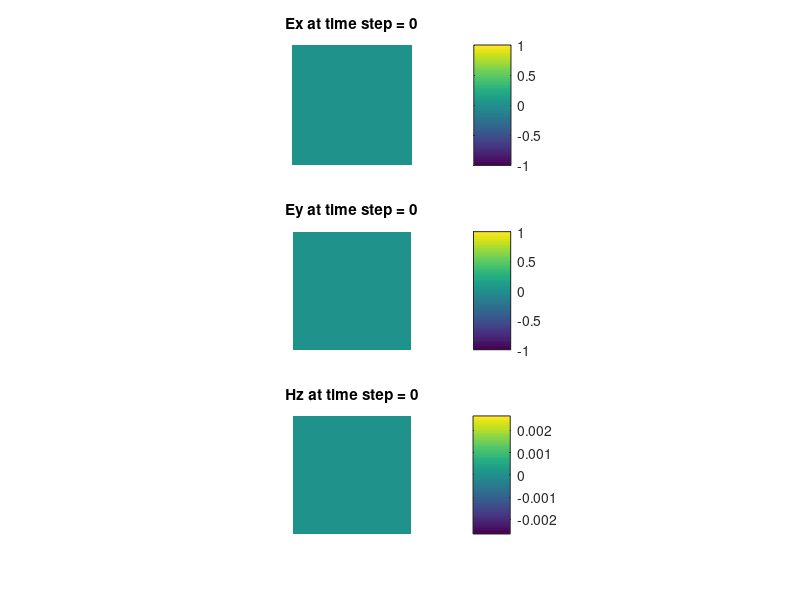

The MATLAB source for this figure: (Note: this script raises an error after producing the figure.)
%      Program UPML

% TE code Hz, Ex, Ey, global error
% version 1.0 by Gilbert Chang 
% simplified variation from bitmapFDTD created in 1999 by Gilbert Chang
% add the metal model with All UPML
% add Total Scatter field

%	   logical gaussian,farfield
    

%      real*8 muz,Pi,cc,epsz,dtr,rtd,tpi,rmax,rnf,rns,kx,ky, &
%             sinegauss,sinusoid,gaussianProfile,dt_over_dx,sigmam, &
%			 sigma,bcfactor,DampEV 		
%	 real*8 Coeff000, Coeff01, Coeff02, Coeff03, Coeff04, Coeff05,dx,dt	
%	  real*8 lamdastart, lamdaend, lamda0

pi=3.141592654;
cc=3.0e+8;
muz=4.0*pi*1.0e-7
epsz=1.0/(muz*cc*cc);
dtr=pi/180.0D0;rtd=180.0D0/pi;tpi=2.0D0*pi;
iebc=16;jebc=16;
ibbc=iebc+1;jbbc=jebc+1;
rmax=1.e-14;orderbc=4.e0;mediabc=2;
rns=1.e0;rnf=1.e0;
lamda0=400.e-9;      
dx=lamda0/20;  
dt=dx/(2.D0*cc);nmax=500; %nmax=time step
dt_over_dx=dt/dx;
nfreq=1;
%gaussian=.true.,farfield=.true.,esrc_amp=1.0)

fcenter=cc/lamda0;
omegacenter=tpi*fcenter;
cj=0.0+1.0i;
ncycs=6;
nmin=1.0/fcenter/dt;
nenv=nmax-nmin;nmid=nmin;
i_size=100;j_size=100;MEDIA=2;
% ie,je  total gird size including PML
ie=i_size+2*iebc;je=j_size+2*jebc;
% ib for Hy x size, jb for Hx y size
ib=ie+1;jb=je+1;
%  problem parameter
isrc=ie/2;jsrc=je/2;
nobserver=3;
iobs1=isrc   ;jobs1=jsrc;
iobs2=isrc   ;jobs2=jsrc;
iobs3=isrc   ;jobs3=jsrc;
iobs4=isrc   ;jobs4=jsrc;  
%%.......Total Field/Scattered Field Parameters......
igaps=iebc+10; jgaps=jebc+10;
;igapsa=iebc+9; jgapsa=jebc+9;
	   maxdim=ib; inc=2*maxdim;
       incm = inc-1;
	  %        parameters for total/scattered boundary
       il = igaps + 1; jl = jgaps + 1;
       im = ib - igaps; jm = jb - jgaps;
       in = ie - igaps; jn = je - jgaps;
%        parameters for sa planes
       io = igapsa + 1; jo = jgapsa + 1;
       ip = ib - igapsa; jp = jb - jgapsa;
       iq = ip - 1; jq = jp - 1;


%.................Grid Arrays...............................
%	 
%............................................................
    EPS=  zeros (MEDIA,1);MUR=zeros(MEDIA,1);	 
     
       HZ=zeros(ie,je); BHZ=zeros(ie,je); EX=zeros(ie,jb); EY=zeros(ib,je);		  
	   DEX=zeros(ie,jb);DEY=zeros(ib,je);DEX_old=zeros(ie,jb);DEY_old=zeros(ib,je);
	   PEX=zeros(ie,jb);PEY=zeros(ib,je);PEX_old=zeros(ie,jb);PEY_old=zeros(ib,je);
       axe=zeros(ib,1);aye=zeros(jb,1);axh=zeros(ie,1);ayh=zeros(je,1);			
	   bxz=zeros(ib,1);bye=zeros(jb,1);bxh=zeros(ie,1);byh=zeros(je,1);
	   cxe=zeros(ib,1);cye=zeros(jb,1);cxh=zeros(ie,1);cyh=zeros(je,1);
	   epsrex=zeros(ie,jb);epsrey=zeros(ib,je);muer=zeros(ib,jb);
	   sigmazgeox=zeros(ie,jb);sigmazgeoy=zeros(ib,je);
%        arrays for the 1-d grid
 ezi=zeros(inc,1);hxi=zeros(incm,1);
  %        arrays required for rbc calculations
 freq=zeros(nfreq,1);omega=zeros(nfreq,1);
%        arrays for envelopes at sa plane
 ExDFT=zeros(ie,jb,nfreq,2);EyDFT=zeros(ib,je,nfreq,2);snorm=zeros(nfreq,2);rd=zeros(nfreq,2);

%.......General CA, DA, CB, DB Arrays.......
 axebc=zeros(ibbc,mediabc);ayebc=zeros(jebc,mediabc);
 bxebc=zeros(ibbc,mediabc);byebc=zeros(jebc,mediabc);
 cxebc=zeros(ibbc,mediabc);cyebc=zeros(jebc,mediabc);
 axhbc=zeros(ibbc,mediabc);ayhbc=zeros(jebc,mediabc);
 bxhbc=zeros(ibbc,mediabc);byhbc=zeros(jebc,mediabc);
 cxhbc=zeros(ibbc,mediabc);cyhbc=zeros(jebc,mediabc);

%           .... grid parameters....
      fil = il;
      fjl = jl;
      ril = fil - 0.5;
      rjl = fjl - 0.5;
      fim = im;
      fjm = jm;
      rim = fim + 0.5;
      rjm = fjm + 0.5;
%          .....wave-source case selection logic.....

	 phi=45.e0;
      cph = cos(phi * pi/180.e0);
      sph = sin(phi * pi/180.e0);
      if (phi <= 90.e0)
        wa = cph;
        wb = sph;
        xo = fil;
        yo = fjl;
      elseif (phi <= 180.e0) 
        wa = -sin(pi/180.e0 * (phi-90.e0));
        wb = cos(pi/180.e0 * (phi-90.e0));
        xo = fim;
        yo = fjl;
      elseif (phi <= 270.e0) 
        wa = -cos(pi/180.e0 * (phi-180.e0));
        wb = -sin(pi/180.e0 * (phi-180.e0));
        xo = fim;
        yo = fjm;
      else
        wa = sin(pi/180.e0 * (phi-270.e0));
        wb = -cos(pi/180.e0 * (phi-270.e0));
        xo = fil;
        yo = fjm;
    end

      txhz1 = wa*(fil-xo);
      txhz2 = wa*(fim-xo);
      tyhz1 = wb*(fjl-yo);
      tyhz2 = wb*(fjm-yo);
      txey1 = wa*(ril-xo) + 0.5e0;
      txey2 = wa*(rim-xo) + 0.5e0;
      tyex1 = wb*(rjl-yo) + 0.5e0;
      tyex2 = wb*(rjm-yo) + 0.5e0;
%
      es22 = 0.e0;
      es11 = 0.e0;
      ed22 = 0.e0;
      ed11 = 0.e0;

% Different Fourier Transform arrays

% Different Fourier Transform arrays



%.......Initialize Frequency and Angular Frequency Arrays.......
%      data freq/fcenter/
 lamdastart=500.e-9;
	  lamdaend=300.e-9;

    %  gwidth= gwidthtime / dt
	  wstart= cc/(lamdastart)*tpi ;% FT starting frequency
	  wspan= cc/(lamdaend)*tpi-cc/(lamdastart)*tpi;  %.254509e15
  for  i=1:nfreq
  omega(i)=wstart+(i-1)/(nfreq)*wspan;        %tpi*freq(i)
  freq(i)=omega(i)/tpi;
end
	 
	  
   
	  ndelay=floor(2.e-15/dt);   %floor(3.0*gwidth)
	  gwidth2=(ndelay)^2/9.0;	 
	          
%.......Initialize Update Coefficients.......
%.......Specify Electrical Properties......
	eps(1)=rns*rns;
	eps(2)=rnf*rnf;

	mur(1)=1.0;mur(2)=1.0;
     R = dt / 2.0 / epsz;
      RA = dt / epsz / dx;
      RB = dt / 2.0 / muz;
      RC = dt / muz / dx;

	  kx=1.e0;
	  ky=1.e0;
  
%.......Fill grid with ether......
      for  i=1:ib
      axe(i)=1.e0;
	  bxe(i)=1.e0;
	  cxe(i)=1.e0;
  end
      for j=1:jb
	  aye(j)=1.e0;
	  bye(j)=1.e0;
	  cye(j)=1.e0;
      end
	  for  i=1:ie
      axh(i)=1.e0;
	  bxh(i)=1.e0;
      cxh(i)=1.e0;
      end
	  for j=1:je
      ayh(j)=1.e0;
	  byh(j)=1.e0;
      cyh(j)=1.e0;
      end
      for  i=1:ie
	  for  j=1:jb

      epsrex(i,j)=1.e0/epsz ;
	  sigmazgeox(i,j)=0.e0;
      end
      end
	  for  i=1:ib
	  for  j=1:je
      epsrey(i,j)=1.e0/epsz;
	  sigmazgeoy(i,j)=0.e0 ;
      end
      end

    
	  for  i=1:ie
	  for  j=1:je

      muer(i,j)=1.e0/muz;
      end
      end
 
% Problem Geometry Specify
%
%...................GEOMETRY SPECIFICATION...........................
%
%        .....specify the random medium ....
%  
%      
		radius=20;
		geometal=1;
		if (geometal == 1) 
	 for  i=isrc-radius:isrc+radius
	 for  j=jsrc-radius:jsrc+radius
	  check=radius^2-((i-isrc)^2+(j-jsrc)^2);
	 if  (check >= 0)
	 sigmazgeox(i,j)=1.0;
	 sigmazgeox(i,j+1)=1.0;
	 sigmazgeoy(i,j)=1.0;
	 sigmazgeoy(i+1,j)=1.0;
     %epsrex(i,j)=1.e0/epsz/9.;
     %epsrex(i,j+1)=1.e0/epsz/9.;
     %epsrey(i,j)=1.e0/epsz/9.;
     %epsrey(i+1,j)=1.e0/epsz/9.;
 end
 end
end
end





% 
% -------- output geometry file -----------------
  
 % open(289,file='geometry.csv')
    
  for  i=iebc+1:ie-iebc
  for  j=jebc+1:je-jebc
		% sigmazgeox(i,j)
    end
end
%  close(289)
 % mur=
%
%
%.....................Fill PML Grid.........................
%


 %----------------------------
 	  kmax=1. ;
for m=1:mediabc
      delbc=(iebc)*dx;

	  eta=sqrt(muz*mur(m)/epsz/eps(m));
      sigmam=-log(rmax)*(orderbc+1.e0)/(2.e0*delbc*eta*eps(m));
      bcfactor=sigmam/(dx*(delbc^orderbc)*(orderbc+1.e0));
	  kfactor=(kmax-1.e0)/(dx*(delbc^orderbc)*(orderbc+1.e0)) ;
  
%
%       .........
%
        for i=1:iebc
          x1=dx*i;
          x2=dx*(i-1.0);
          sigma=bcfactor*(x1^(orderbc+1.0)-x2^(orderbc+1.0));
		  kapa=1.0+kfactor*(x1^(orderbc+1.0)-x2^(orderbc+1.0));

		
          axhbc(i,m)=(kapa-sigma*dt/2.0/epsz)/(kapa+sigma*dt/2.0/epsz);
          ayhbc(i,m)= axhbc(i,m);
		  bxhbc(i,m)=(kapa+sigma*dt/2.0/epsz);
		  byhbc(i,m)= bxhbc(i,m);
		  cxhbc(i,m)=(kapa-sigma*dt/2.0/epsz);
		  cyhbc(i,m)= cxhbc(i,m);
      end
          x1=dx*0.5e0;
          sigma=bcfactor*x1^(orderbc+1.0);
		  kapa=1.+kfactor*x1^(orderbc+1.0);
		 

          axebc(1,m)=(kapa-sigma*dt/2.0/epsz)/(kapa+sigma*dt/2.0/epsz);
          ayebc(1,m)= axebc(1,m);
		  bxebc(1,m)=(kapa+sigma*dt/2.0/epsz);
		  byebc(1,m)= bxebc(1,m);
		  cxebc(1,m)=(kapa-sigma*dt/2.0/epsz);
		  cyebc(1,m)= cxebc(1,m);
        
        for  i=2:iebc
          x1=dx*(i-0.5);
          x2=dx*(i-1.5);
          sigma=bcfactor*(x1^(orderbc+1.)-x2^(orderbc+1.0));
		  kapa=1.0+kfactor*(x1^(orderbc+1.0)-x2^(orderbc+1.0));
	
          axebc(i,m)=(kapa-sigma*dt/2.0/epsz)/(kapa+sigma*dt/2.e0/epsz);
          ayebc(i,m)=(kapa-sigma*dt/2.0/epsz)/(kapa+sigma*dt/2.e0/epsz);
		  bxebc(i,m)=(kapa+sigma*dt/2.0/epsz);
		  byebc(i,m)=(kapa+sigma*dt/2.0/epsz);
		  cxebc(i,m)=(kapa-sigma*dt/2.0/epsz);
		  cyebc(i,m)=(kapa-sigma*dt/2.0/epsz);

      end
  end











 %----------------------------




%                  ....FRONT REGION.....
%
%.......Fill EZ and HX with PML Media in Front Region Everywhere.......
	  for i=1:iebc
		 i0=iebc+1-i;
	   	 i1=ibbc+1-i;
		 i2=ie-iebc+i;
		 i3=ie-iebc+i;
	   	 axh(i0) =axhbc(i,1);
		 axh(i2) =axhbc(i,1);
		 bxh(i0) =bxhbc(i,1);
		 bxh(i2) =bxhbc(i,1);
		 cxh(i0) =cxhbc(i,1);
		 cxh(i2) =cxhbc(i,1);

		 axe(i1) =axebc(i,1);
		 axe(i3) =axebc(i,1);
		 bxe(i1) =bxebc(i,1);
		 bxe(i3) =bxebc(i,1);
		 cxe(i1) =cxebc(i,1);
		 cxe(i3) =cxebc(i,1);

     end

	    for  j=1:jebc
	   	 j0=jebc+1-j;
		 j1=jbbc+1-j;
		 j2=je-jebc+j;
		 j3=je-jebc+j;
	   	 ayh(j0) =ayhbc(j,1);
		 ayh(j2) =ayhbc(j,1);
		 byh(j0) =byhbc(j,1);
		 byh(j2) =byhbc(j,1);
		 cyh(j0) =cyhbc(j,1);
		 cyh(j2) =cyhbc(j,1);
		 
		 aye(j1) =ayebc(j,1);
		 aye(j3) =ayebc(j,1);
		 bye(j1) =byebc(j,1);
		 bye(j3) =byebc(j,1);
		 cye(j1) =cyebc(j,1);
		 cye(j3) =cyebc(j,1);
     end
%open(145,file='axe.csv')
%for 155 i=1,ib
%155  write(145,199) 	  axe(i),',',axh(i),',',bxe(i),',',bxh(i),',',cxe(i),',',cxh(i)
%close(145)
%open(146,file='aye.csv')
%for 156 j=1,jb
%156  write(146,199) 	  aye(j),',',ayh(j),',',bye(j),',',byh(j),',',cye(j),',',cyh(j)
%close(146)    
%199 format(e14.6e3,a3,e14.6e3,a3,e14.6e3,a3,e14.6e3,a3,e14.6e3,a3,e14.6e3)
 
%.......Fill BC Grid Edges With PMC.......
       % axh(1) =-1.0
       % axh(ib)=-1.0
       % bxh(1) =-1.0
       % bxh(ib)=-1.0
	%	cxh(1) =-1.0
    %    cxh(ib)=-1.0
%		ayh(1) =-1.0
%        ayh(jb)=-1.0
%        byh(1) =-1.0
%        byh(jb)=-1.0
%		cyh(1) =-1.0
%        cyh(jb)=-1.0

%---------------------------------





%.......Initialize the Matrices.......
      for  i=1:ie
      for  j=1:je

	Hz(i,j)=0.0;
	BHz(i,j)=0.0;
end
end
      for  i=1:ie
      for  j=1:jb
	EX(i,j) = 0.0;
	DEX(i,j)=0.0;
	DEX_old(i,j)=0.0;
	PEX(i,j)=0.0;
	PEX_old(i,j)=0.0;
end
end
      for  i=1:ib
      for  j=1:je
	Ey(i,j) = 0.0;
	DEy(i,j)=0.e0;
	DEy_old(i,j)=0.0;
	PEy(i,j)=0.0;
	PEy_old(i,j)=0.0;

end
end

 %          .....initialize the matrices.....
      for  j=1:inc
      ezi(j) = 0.0;
      end
      for  j=1:incm
      hxi(j) = 0.0;
      end
 
  ExDFT(1:ie,1:jb,1:nfreq,1:2)=0.;
  EyDFT(1:ib,1:je,1:nfreq,1:2)=0.;
  snorm(1:nfreq,1:2)=0.;
  rd(1:nfreq,1:2)=0.;
  
% ============================
% metal plasma model parameter
% ============================
	  
 	  	 epsinfinite=8.926e0 ;   %6.60764  %*epsz
		 Wev= 11.585e0;
		 Wgap=Wev/27.2214e0/(2.41888e-17);
		 DampEV= 0.2030e0;
		 beta=DampEV/27.2214e0/(2.41888e-17);	%2.36136e14

Coeff000=epsinfinite/dt/dt+epsinfinite*beta/dt/2.e0+Wgap^2/2.e0;
Coeff01=(2.e0*epsinfinite/dt/dt)/Coeff000;
Coeff02=-(epsinfinite/dt/dt-epsinfinite*beta/dt/2.e0+Wgap^2/2.0)/Coeff000;
Coeff03=(1.e0/dt/dt+beta/dt/2.e0)/Coeff000;
Coeff04=(-2.e0/dt/dt)/Coeff000;
Coeff05=(1.e0/dt/dt-beta/dt/2.e0)/Coeff000;








% 	open(122,file='observer.csv')
%   	open(1222,file='observer2.csv')
%	open(124,file='globalerror.csv')
   
 

%***********************************************************************
%     Movie initialization
%***********************************************************************
% if ploting 3D image using surf(), change SurfOn=1
% if ploting 2D image using pcolor(), change SurfOn=0
 Emax=1.0;Emin=-Emax;
Hmax=Emax/377; Hmin=-Hmax;
SurfOn=0;
if (SurfOn ==1) 
subplot(3,1,1),surf(EX');
shading flat;
caxis([Emin Emax]);
axis([1 ie 1 jb Emin Emax]);
colorbar;
%axis image;
%axis off;
title(['EX at time step = 0']);

subplot(3,1,2),surf(EY');
shading flat;
caxis([Emin Emax]);
axis([1 ib 1 je Emin Emax]);
colorbar;
%axis image;
%axis off;
title(['Ey at time step = 0']);

subplot(3,1,3),  surf(HZ');
shading flat;
caxis([Hmin Hmax]);
axis([1 ie 1 je Hmin Hmax]);
colorbar;
%axis image;
%axis off;
title(['Hz at time step = 0']);

rect=get(gcf,'Position');
rect(1:2)=[0 0];

M=moviein(nmax/4,gcf,rect);

else
subplot(3,1,1),pcolor(EX');   
shading flat;
caxis([Emin Emax]);
axis([1 ie 1 jb]);
colorbar;
axis image;
axis off;
title(['Ex at time step = 0']);

subplot(3,1,2),pcolor(EY');  
shading flat;
caxis([Emin Emax]);
axis([1 ib 1 je]);
colorbar;
axis image;
axis off;
title(['Ey at time step = 0']);

subplot(3,1,3),pcolor(HZ');  
shading flat;
caxis([Hmin Hmax]);
axis([1 ie 1 je]);
colorbar;
axis image;
axis off;
title(['Hz at time step = 0']);

rect=get(gcf,'Position');
rect(1:2)=[0 0];

M=moviein(nmax/4,gcf,rect);
end  % 
%***********************************************************************
%     BEGIN TIME-STEPPING LOOP
%***********************************************************************
	       for  n=1:nmax
		  
      t2=(n)*dt;
	  tt2=(n-ndelay)*dt;
%


%     Soft source
 
%      if (n.le. nlimit) then

%        sinusoid  =(10.e0-15.e0*cos(Pi*0.0125D0*(n))+6.e0*cos(tpi*0.0125D0*(n))	&
%		           -cos(3.e0*Pi*0.0125D0*(n)))/32.e0
%        gaussian=exp(-1.0*((n-ndelay)^2)/gwidth2)
%	  else
%	  sinusoid=0.e0
%	  endif

	   if ( n <= ndelay) 
	      gaussianProfile=exp(-1.0*((n-ndelay)^2)/gwidth2);
	   else
		   gaussianProfile= 1.e0;
       end
		  sinusoid=sin(omegacenter*tt2) ;
	   
        sinegauss=sinusoid*gaussianProfile;
		esource=sinegauss;

	 % 	write(122,*) esource,',', gaussianProfile,',',Ezi(10)

 
%          .....incident plane wave reference.....
      for  j=2:incm
      ezi(j) = ezi(j) + RA * (hxi(j-1)-hxi(j));
      end
      ezi(3) =ezi(3)+ esource;
      ezi(1) = es22;
      es22 = es11;
      es11 = ezi(2);
      ezi(inc) = ed22;
      ed22 = ed11;
      ed11 = ezi(incm);
	 

%	  Hz(isrc-30,jsrc)=Hz(isrc-30,jsrc)+ sinegauss

%

      
%.............EX and EY UPDATE...................................
%
%         .....MAIN for LOOPS.....
%
      
      for  i=1:ie
	  for  j=2:je


	  PEX_old2=PEX_old(i,j);
	  PEX_old(i,j)=PEX(i,j);
	  DEX_old2=DEX_old(i,j);
	  DEX_old(i,j)=DEX(i,j);
	
	   
        PEX(i,j)=aye(j)*PEX_old(i,j)+				...
                  (HZ(i,j)-HZ(i,j-1))*dt_over_dx/bye(j);
		
		%DEX(i,j)=  sigmazgeox(i,j)*(					...
				%	Coeff01*DEX_old(i,j)+Coeff02*DEX_old2+ ...
	            %    Coeff03*PEX(i,j)+Coeff04*PEX_old(i,j)+Coeff05*PEX_old2	  ...
		DEX(i,j)=		   	sigmazgeox(i,j)*(0.  ...
                   )+(1.e0-sigmazgeox(i,j))*PEX(i,j);
		DEX_old(i,j)=(1.e0-sigmazgeox(i,j))*PEX_old(i,j)+sigmazgeox(i,j)*0. ; %sigmazgeox(i,j)*DEX_old(i,j);
	
		EX(i,j)=EX(i,j)+				 ...
		            (bxh(i)*DEX(i,j)-cxh(i)*DEX_old(i,j))*epsrex(i,j);	
	
            end
        end


        for i=2:ie
	  for  j=1:je

		PEY_old2=PEY_old(i,j);
	    PEY_old(i,j)=PEY(i,j);
	    DEY_old2=DEY_old(i,j);
	    DEY_old(i,j)=DEY(i,j);
	  		
         PEY(i,j)=PEY_old(i,j)-					 ...
                  (HZ(i,j)-HZ(i-1,j))*dt_over_dx;

		 %DEY(i,j)= sigmazgeoy(i,j)*(					 ...
		           %Coeff01*DEY_old(i,j)+Coeff02*DEY_old2+ ...
	              %Coeff03*PEY(i,j)+Coeff04*PEY_old(i,j)+Coeff05*PEY_old2	...
			DEY(i,j)=	  sigmazgeoy(i,j)*(0.  ...
                  )+(1.e0-sigmazgeoy(i,j))*PEY(i,j);
		 DEY_old(i,j)=(1.e0-sigmazgeoy(i,j))*PEY_old(i,j)+sigmazgeoy(i,j)*0. ; %sigmazgeoy(i,j)*DEY_old(i,j);


		 EY(i,j)=axe(i)*EY(i,j)+        ...
		          (byh(j)*DEY(i,j)-cyh(j)*DEY_old(i,j))*epsrey(i,j)/bxe(i);
		

          end
      end



 %          .....ex wave source condition, front and back.....
      for i=il:in
        dis1 = wa*((i)+0.5-xo) + tyex1;
        dis2 = wa*((i)+0.5-xo) + tyex2;
        l1 = floor(dis1);
        l2 = floor(dis2);
        hzin1 = -((dis1-(l1))*hxi(l1+6) +		  ...
                ((l1)+1.0-dis1)*hxi(l1+5));
        hzin2 = -((dis2-(l2))*hxi(l2+6) +		  ...
                ((l2)+1.0-dis2)*hxi(l2+5));

			
        EX(i,jl) = EX(i,jl) - RA*hzin1;
        EX(i,jm) = EX(i,jm) + RA*hzin2;
      end
%

%
%          .....ey iteration.....
%
%          .....ey wave source condition, left and right.....
      for  j=jl:jn
        dis1 = wb*((j)+0.5-yo) + txey1;
        dis2 = wb*((j)+0.5-yo) + txey2;
        l1 = floor(dis1);
        l2 = floor(dis2);


        hzin1 = -((dis1-(l1))*hxi(l1+6) +	   ...
                ((l1)+1.0-dis1)*hxi(l1+5));
        hzin2 = -((dis2-(l2))*hxi(l2+6) +	   ...
                ((l2)+1.0-dis2)*hxi(l2+5));

				

        EY(il,j) = EY(il,j) + RA*hzin1;
        EY(im,j) = EY(im,j) - RA*hzin2;
    end


%
%................Hz  UPDATE...................................
%
%         .....MAIN for LOOPS.....
%
  

	  for  i=1:ie
	  for  j=1:je
	  BHzS=BHZ(i,j);
	  
	  BHZ(i,j)=axh(i)*BHZ(i,j)			     ...
              +(EX(i,j+1)-EX(i,j)-EY(i+1,j)+EY(i,j))*dt_over_dx/bxh(i);
	 
	  HZ(i,j)=ayh(j)*HZ(i,j)			     ...
             +(BHZ(i,j)-BHzS)*muer(i,j)/byh(j)	;	   % epsrfb(i,j)
	  
     end
     end




 %-------------
 %          .....incident plane wave reference.....
      for  j=1:incm
     hxi(j) = hxi(j) + RC*(ezi(j)-ezi(j+1));
 end
%


 %          .....hz wave source condition, left and right.....
      for  j=jl:jn
        dis1 = wb*((j)+0.5-yo) + txhz1;
        dis2 = wb*((j)+0.5-yo) + txhz2;
        l1 = floor(dis1);
        l2 = floor(dis2);
        eyin1 = ((dis1-(l1))*ezi(l1+7)+			   ...
               ((l1)+1.0-dis1)*ezi(l1+6)) * (-cph);
        eyin2 = ((dis2-(l2))*ezi(l2+7)+			   ...
               ((l2)+1.0-dis2)*ezi(l2+6)) * (-cph);

			   	

        HZ(igaps,j) = HZ(igaps,j) + RC*eyin1;

	

        HZ(im,j) = HZ(im,j) - RC*eyin2;
    end
%
%          .....hz wave source condition, front and back.....
      for  i=il:in
        dis1 = wa*((i)+0.5-xo) + tyhz1;
        dis2 = wa*((i)+0.5-xo) + tyhz2;
        l1 =floor(dis1);
        l2 =floor(dis2);
        exin1 = ((dis1-(l1))*ezi(l1+7)+			   ...
               ((l1)+1.0-dis1)*ezi(l1+6)) * sph;
        exin2 = ((dis2-(l2))*ezi(l2+7)+			   ...
               ((l2)+1.0-dis2)*ezi(l2+6)) * sph;
        HZ(i,jgaps) = HZ(i,jgaps) - RC*exin1;
        HZ(i,jm) = HZ(i,jm) + RC*exin2;
        end




 

%.......Next Time Step Iteration.......

   %...........  DFT...................

 % for i1=1:nfreq
 %       rd(i1,1) = sin(omega(i1)*t2);
 %       rd(i1,2) = cos(omega(i1)*t2);
 %       snorm(i1,1) = snorm(i1,1) + esource*rd(i1,1);
 %    snorm(i1,2) = snorm(i1,2) + esource*rd(i1,2);
 %end
%  for  i1=1:nfreq
 
%   for  i2=1:2
%		    for  i=iebc:ie-iebc
%            for  j=jebc:je-iebc
		
%		ExDFT(i,j,i1,i2)=ExDFT(i,j,i1,i2)+0.5*(EX(i,j)+EX(i,j+1))*rd(i1,i2);
%		EyDFT(i,j,i1,i2)=EyDFT(i,j,i1,i2)+0.5*(EY(i,j)+EY(i+1,j))*rd(i1,i2);
%    end
%end
%end
%end

 %

% ======================== file output ===================================






% -------- integrate over boundary and get pointing vector outward -----
 % next time step loop------------------------------
%***********************************************************************
%     Visualize fields
%***********************************************************************

if mod(n,4)==0;

timestep=int2str(n);

if (SurfOn ==1)
subplot(3,1,1),surf(EX');
shading flat;
caxis([Emin Emax]);
axis([1 ie 1 jb Hmin Hmax]);
colorbar;
title(['Ex at time step = ',timestep]);

subplot(3,1,2),surf(EY');
shading flat;
caxis([Emin Emax]);
axis([1 ib 1 je Hmin Hmax]);
colorbar;
title(['Ey at time step = ',timestep]);

subplot(3,1,3),surf(HZ');
shading flat;
caxis([Hmin Hmax]);
axis([1 ie 1 je -0.2 0.2]);
colorbar;
title(['Hz at time step = ',timestep]);

nn=n/4;
M(:,nn)=getframe(gcf,rect);
else
    
subplot(3,1,1),pcolor(EX');  
shading flat;
caxis([Emin Emax]);
axis([1 ie 1 jb ]);
colorbar;
axis image;
axis off;
title(['Ex at time step = ',timestep]);

subplot(3,1,2),pcolor(EY'); 
shading flat;
caxis([Emin Emax]);
axis([1 ib 1 je ]);
colorbar;
axis image;
axis off;
title(['Ey at time step = ',timestep]);

subplot(3,1,3),pcolor(HZ'); 
shading flat;
caxis([Hmin Hmax]);
axis([1 ie 1 je ]);
colorbar;
axis image;
axis off;
title(['Hz at time step = ',timestep]);

nn=n/4;
M(:,nn)=getframe(gcf,rect);    
    
end


end;

%***********************************************************************
%     END TIME-STEPPING LOOP
%***********************************************************************

  
end


%  	open(2, file='fieldHz.csv')
%	for 999 j=jebc+1,je-jebc
%	for 999 i=iebc+1,ie-iebc
%999	write(2,*) Hz(i,j)
%	close(2)
%   	open(21, file='fieldE2.csv')
%	for 9992 j=jebc+1,je-jebc
%	for 9992 i=iebc+1,ie-iebc
%9992	write(21,*) (0.5*(Ex(i,j)+Ex(i,j+1)))^2+(0.5*(Ey(i,j)+Ey(i+1,j)))^2
%	close(21)


%		      for  i1=1:nfreq
%        zz = sqrt(snorm(i1,1)^2+snorm(i1,2)^2);
%        snorm(i1,2) = -atan2(snorm(i1,1),snorm(i1,2));
%       snorm(i1,1) = zz;
%   end

  
%     for  i1=1:nfreq
%      for   j=jebc+1:je-jebc
%      for   i=iebc+1:ie-iebc

      
%        zz = sqrt(ExDFT(i,j,i1,1)^2+ExDFT(i,j,i1,2)^2)/snorm(i1,1);
%        ExDFT(i,j,i1,2) = -atan2(ExDFT(i,j,i1,1),ExDFT(i,j,i1,2))		 ...
%                         -snorm(i1,2);
%        ExDFT(i,j,i1,1) = zz;

%		zz = sqrt(EyDFT(i,j,i1,1)^2+EyDFT(i,j,i1,2)^2)/snorm(i1,1);
%        EyDFT(i,j,i1,2) = -atan2(EyDFT(i,j,i1,1),EyDFT(i,j,i1,2))		 ...
%                         -snorm(i1,2);
%        EyDFT(i,j,i1,1) = zz;
%    end
%end
%end

 %   	open(23, file='fieldE2DFT.csv')
%	for 9993 j=jebc+1,je-jebc
%	for 9993 i=iebc+1,ie-iebc
%9993	write(23,*) (ExDFT(i,j,1,1))^2+(EyDFT(i,j,1,1))^2
%	close(21)





%  stop
% end
